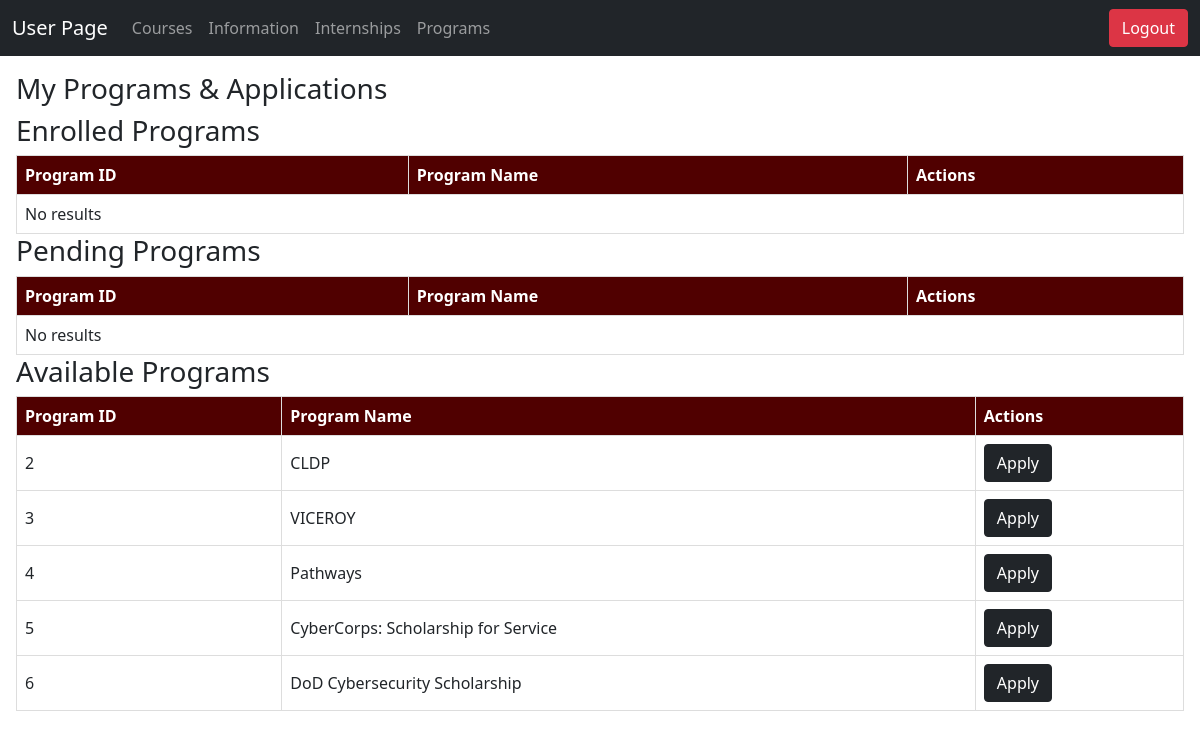
/student/programs.php (signed in), run on the app's committed database.
### tables this page shows
CREATE TABLE `programs` (
  `prog_id` int(11) NOT NULL,
  `prog_name` varchar(128) NOT NULL
);

### student/programs.php (the view, shortened to what this page needs)
<?php
require '../utils/connect.php';
require "../utils/notification.php";
?>
<!DOCTYPE html>
<html>
<head>
    <link rel="stylesheet" href="/bootstrap-5.0.2-dist/css/bootstrap.min.css">
</head>
<body>
    <nav class="navbar navbar-expand-lg navbar-dark bg-dark">
        <div class="container-fluid">
            <span class="navbar-brand">User Page</span>
            <div class="collapse navbar-collapse" id="navbarNav">
                <ul class="navbar-nav">
                    <li class="nav-item">
                        <a class="nav-link" href="courses.php">Courses</a>
                    </li>
                    <li class="nav-item">
                        <a class="nav-link" href="info.php">Information</a>
                    </li>
                    <li class="nav-item">
                        <a class="nav-link" href="internships.php">Internships</a>
                    </li>
                    <li class="nav-item">
                        <a class="nav-link" href="programs.php">Programs</a>
                    </li>
                </ul>
            </div>
            <div class="navbar-nav ms-auto">
                <?php
                if (isset($_SESSION['admin_id'])) {
                    echo '<a href="../admin/users.php" class="btn btn-danger">Return to Admin</a>';
                } else {
                    echo '<a href="../utils/logout.php" class="btn btn-danger">Logout</a>';
                }
                ?>
            </div>
        </div>
    </nav>
    <section>
        <h3>My Programs & Applications</h3>
        <?php
        $id = $_SESSION['user_id'];
        $sql = "
SELECT * FROM programs
WHERE programs.prog_id IN (
    SELECT programenrollments.prog_id
    FROM programenrollments
    WHERE programenrollments.user_id = ${id}
);";
        $result = $conn->query($sql);
        $enrolled_programs = $result->fetch_all();
        $sql = "
SELECT * FROM programs
WHERE programs.prog_id NOT IN(
    SELECT programenrollments.prog_id
    FROM programenrollments
    WHERE programenrollments.user_id = ${id}
) AND programs.prog_id NOT IN(
    SELECT applications.prog_id
    FROM applications
    WHERE applications.user_id = ${id}
);";
        $result = $conn->query($sql);
        $available_programs = $result->fetch_all();
        ?>
        <?php
        function generateProgramTable($title, $programs)
        {
            $action_label = '';
            $action_url = '';
            if ($title == 'Enrolled Programs') {
                $action_label = 'View Progress';
                $action_url = 'track_program.php';
            } else if ($title == 'Pending Programs') {
                $action_label = 'View Applications';
                $action_url = 'application.php';
            } else if ($title == 'Available Programs') {
                $action_label = 'Apply';
                $action_url = 'application.php';
            }
            echo "<h3>$title</h2>";
            echo "<table>";
            echo "<tr>";
            echo "<th>Program ID</th>";
            echo "<th>Program Name</th>";
            echo "<th>Actions</th>";
            echo "</tr>";
            foreach ($programs as $program) {
                echo "<tr>";
                echo "<td>" . $program[0] . "</td>";
                echo "<td>" . $program[1] . "</td>";
                echo "<td>";
                echo "<a href='" . $action_url . "?id=" . $program[0] . "'><button class='btn btn-dark'>" . $action_label . "</button></a>";
                echo "</td>";
                echo "</tr>";
            }
            if (count($programs) == 0) {
                echo "<tr><td colspan='3'>No results</td></tr>";
            }
            echo "</table>";
        }
        generateProgramTable("Enrolled Programs", $enrolled_programs);
        generateProgramTable("Available Programs", $available_programs);
        ?>
    </section>
</body>
</html>

### utils/connect.php (style rules this page uses)
section { padding: 1em; }
table { width: 100%; border-collapse: collapse; }
th, td { border: 1px solid #ddd !important; padding: 8px; }
th { background-color: #500000 !important; color: white; }

### data on the page
programs: prog_id "2", prog_name "CLDP"
programs: prog_id "3", prog_name "VICEROY"
programs: prog_id "4", prog_name "Pathways"
programs: prog_id "5", prog_name "CyberCorps: Scholarship for Service"
programs: prog_id "6", prog_name "DoD Cybersecurity Scholarship"

### other printed values
$title "Enrolled Programs Pending Programs Available Programs"
